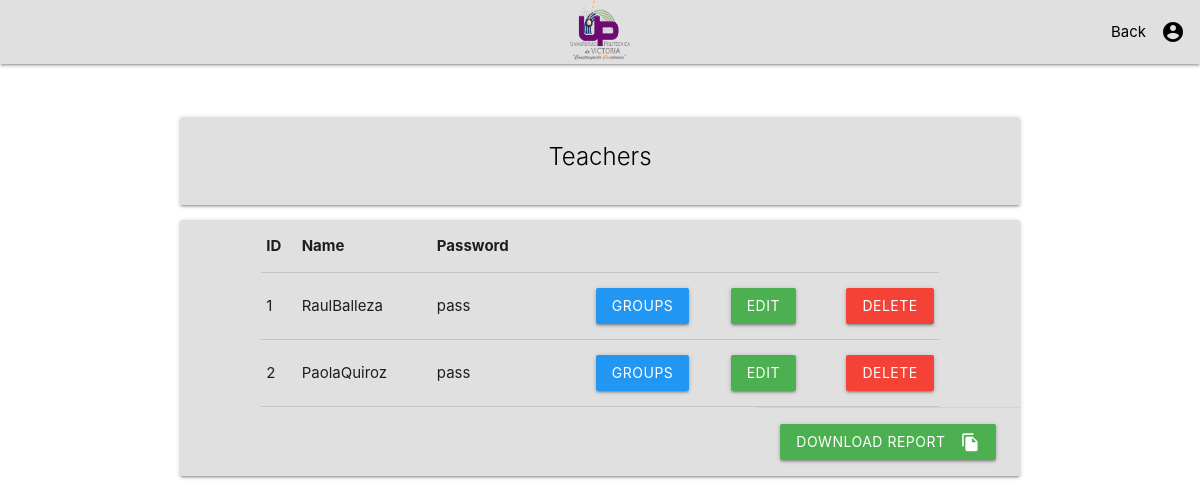
The app's page /teacherList.php, older data.
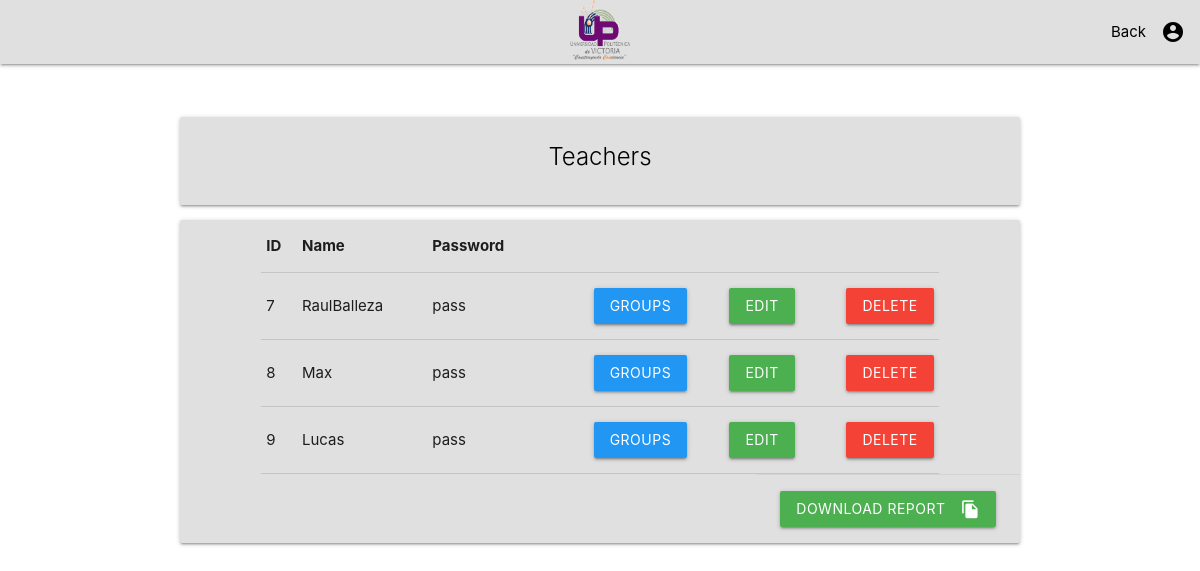
The same page, newer data.
### tables this page shows
CREATE TABLE `teacher` (
  `idTeacher` int(11) NOT NULL,
  `nombre` varchar(45) DEFAULT NULL,
  `contrasena` varchar(45) DEFAULT NULL
);

### teacherList.php (the view, shortened to what this page needs)
<?php
include_once "conn2.php";
?>
<!DOCTYPE html>
<html>
<head>
	<link type="text/css" rel="stylesheet" href="./assets/css/materialize.css"  media="screen,projection"/>
</head>
<nav>
	<div class="nav-wrapper grey lighten-2">
		<a href="index.html" class="brand-logo center" title="Universidad Politecnica de Victoria">
			<img src="./assets/img/LogoUPV.png" width="60" height="60">
		</a>
		<ul class="right hide-on-med-and-down">
			<li><a href="sesionAdmin.php" class="black-text" title="Log out"><i class="material-icons right">account_circle</i>Back</a></li>
		</ul>
	</div>
</nav>
<br><br>
<header class="container col s12 m8 l6 offset-l3 offset-m2">
	<div class="card grey lighten-2">
		<div class="card-content black-text">
			<span class="card-title center">Teachers</span>
		</div>
	</div>
</header>
<div class="container">
	<div class="card grey lighten-2">
		<div class="row">
			<div class="col s12 m8 l10 offset-l1 offset-m2">
				<table>
					<thead>
						<tr>
							<th>ID</th>
							<th>Name</th>
							<th>Password</th>
							<th></th>
						</tr>
					</thead>
					<tbody>
						<?php
						$ID = "idTeacher";
						$name = "nombre";
						$pwd = "contrasena";
						$query = $mysqli -> query ("SELECT * FROM teacher");
						while ($valores = mysqli_fetch_array($query)) {
							echo "<tr>";
							echo '<td>'.$valores[$ID].'</td>';
							echo '<td>'.$valores[$name].'</td>';
							echo '<td>'.$valores[$pwd].'</td>';
							echo '<td>
							<form method="post" action="groupList.php">
							<button class="right btn waves-effect waves-light-blue blue" type="submit" name="id" value="'.$valores[$ID].'">Groups</button>
							</form>
							</td>';
							echo '<td>
							<form method="post" action="teacherUpdate.php">
							<button class="right waves-effect waves-light-green btn green" type="submit" name="id" value="'.$valores[$ID].'">Edit</button>
							</form>
							</td>';
							echo '<td>
							<form method="post" action="TeacherDelete.php">
							<button class="right waves-effect waves-light-red btn red" type="submit" name="id" value="'.$valores[$ID].'">Delete</button>
							</form>
							</td>';
							echo "</tr>";
						}
						?>
					</tbody>
				</table>
			</div>
			<div class="card-action right">
				<a href="#!" class="left waves-effect waves-light-green btn green">Download report<i class="material-icons right">file_copy</i></a>
			</div>
		</div>
	</div>
</div>
</body>
</html>

Row changes from the older to the newer data that the page shows:
removed teacher: idTeacher "1", nombre "RaulBalleza", contrasena "pass"
removed teacher: idTeacher "2", nombre "PaolaQuiroz", contrasena "pass"
added teacher: idTeacher "7", nombre "RaulBalleza", contrasena "pass"
added teacher: idTeacher "8", nombre "Max", contrasena "pass"
added teacher: idTeacher "9", nombre "Lucas", contrasena "pass"
